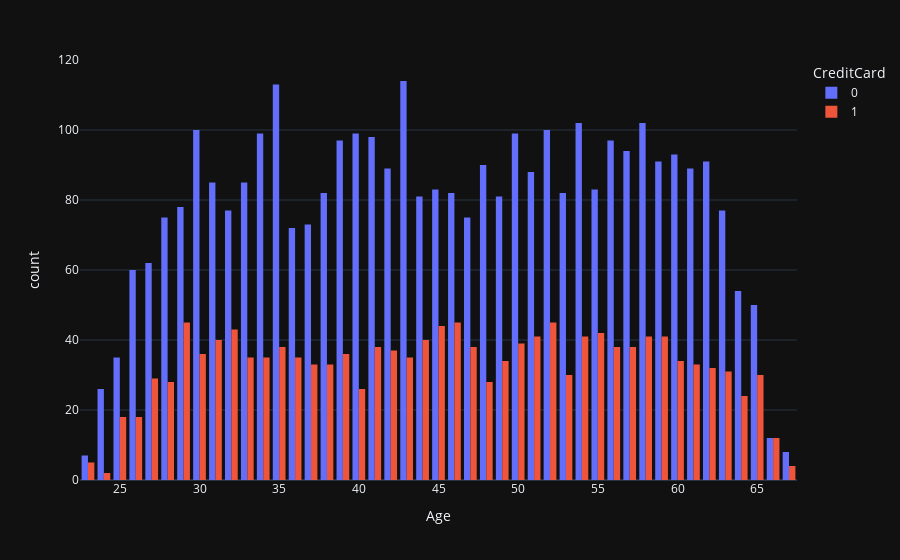

The code cell stored with this chart in its notebook:
### Code cell
fig = px.histogram(df, x='Age', color='CreditCard', barmode='group').show()

### Figure 1 — Plotly figure (JSON) as saved in the notebook; plotly's stock layout.template omitted (floating-point values rounded to 4 significant figures; data arrays with more than 128 entries replaced by an {"elided": "..."} marker saying what was removed)
{"data": [{"alignmentgroup": "True", "bingroup": "x", "hovertemplate": "CreditCard=0<br>Age=%{x}<br>count=%{y}<extra></extra>", "legendgroup": "0", "marker": {"color": "#636efa", "pattern": {"shape": ""}}, "name": "0", "offsetgroup": "0", "orientation": "v", "showlegend": true, "x": {"elided": "3530 int values"}, "xaxis": "x", "yaxis": "y", "type": "histogram"}, {"alignmentgroup": "True", "bingroup": "x", "hovertemplate": "CreditCard=1<br>Age=%{x}<br>count=%{y}<extra></extra>", "legendgroup": "1", "marker": {"color": "#EF553B", "pattern": {"shape": ""}}, "name": "1", "offsetgroup": "1", "orientation": "v", "showlegend": true, "x": {"elided": "1470 int values"}, "xaxis": "x", "yaxis": "y", "type": "histogram"}], "layout": {"xaxis": {"anchor": "y", "domain": [0.0, 1.0], "title": {"text": "Age"}}, "yaxis": {"anchor": "x", "domain": [0.0, 1.0], "title": {"text": "count"}}, "legend": {"title": {"text": "CreditCard"}, "tracegroupgap": 0}, "margin": {"t": 60}, "barmode": "group"}}
